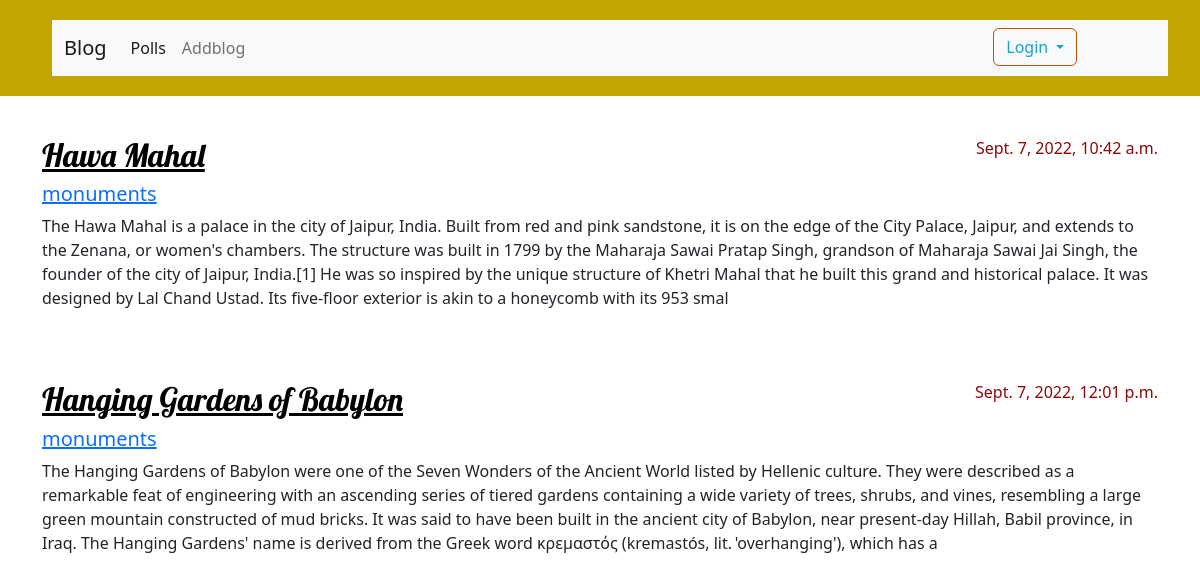
The app's page /category/hawa-mahal, older data.
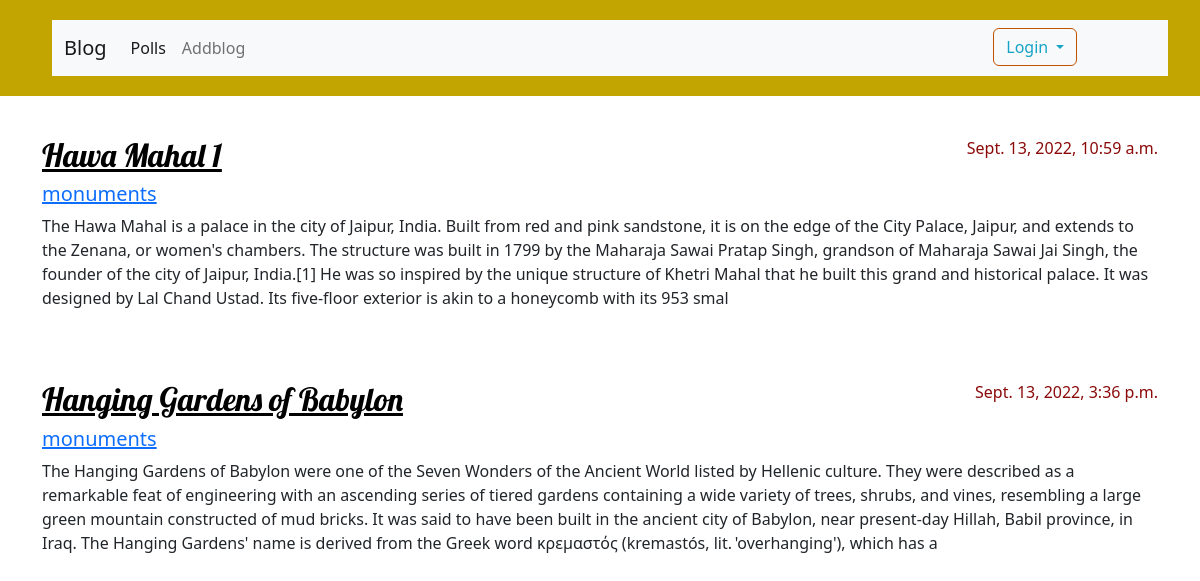
The same page, newer data.
### blog/models.py (models this page shows, shortened)
class Post(models.Model):
    author = models.ForeignKey(settings.AUTH_USER_MODEL, on_delete=models.CASCADE)
    title = models.CharField(max_length=200)
    text = models.TextField(null=True,blank=True)
    thumbnail = models.ImageField(upload_to='thumbnail/')
    feature = models.ImageField(upload_to ='feature/')
    created_date = models.DateTimeField(default=timezone.now)
    published_date = models.DateTimeField(blank=True, null=True)
    category = models.ForeignKey(CategoryTable,on_delete=models.CASCADE)
    tag =models.ManyToManyField(Tags)
    slug = AutoSlugField(populate_from='title' ,unique=True)

class CategoryTable(models.Model):
    name =models.CharField(max_length=250)
    slug = AutoSlugField(populate_from = 'name' ,unique=True)
    def __str__(self):
        return self.name

### blog/views.py (the view)
# urls.py: path('category/<str:slug>', views.category_list, name = 'category_list'),
def category_list(request, slug):
    post = get_object_or_404(Post, slug=slug)
    category = post.category
    posts = Post.objects.filter(category=category)
    context = {
        'category': category,
        'posts': posts
    }
    print(category)
    return render(request, 'blog/category_list.html', context)

### blog/templates/blog/category_list.html
{% extends 'blog/base.html' %}
{% block content %}
{% for post in posts %}
    <article class="post">
            <time class="date">
                {{ post.published_date }}
            </time>
        <h2><a href="{% url 'post_detail' slug=post.slug %}">{{ post.title }}</a></h2>
        <h5><a href="{% url 'category_list' slug=category.slug %}">{{ post.category }} </a></h5>
        <p>{{ post.text|slice:"550" }}</p>
    </article>
{% endfor %}
{% endblock %}

Row changes from the older to the newer data that the page shows:
changed Post: published_date "Sept. 7, 2022, 10:42 a.m." → "Sept. 13, 2022, 10:59 a.m."; title "Hawa Mahal" → "Hawa Mahal 1"
changed Post "Hanging Gardens of Babylon": published_date "Sept. 7, 2022, 12:01 p.m." → "Sept. 13, 2022, 3:36 p.m."
